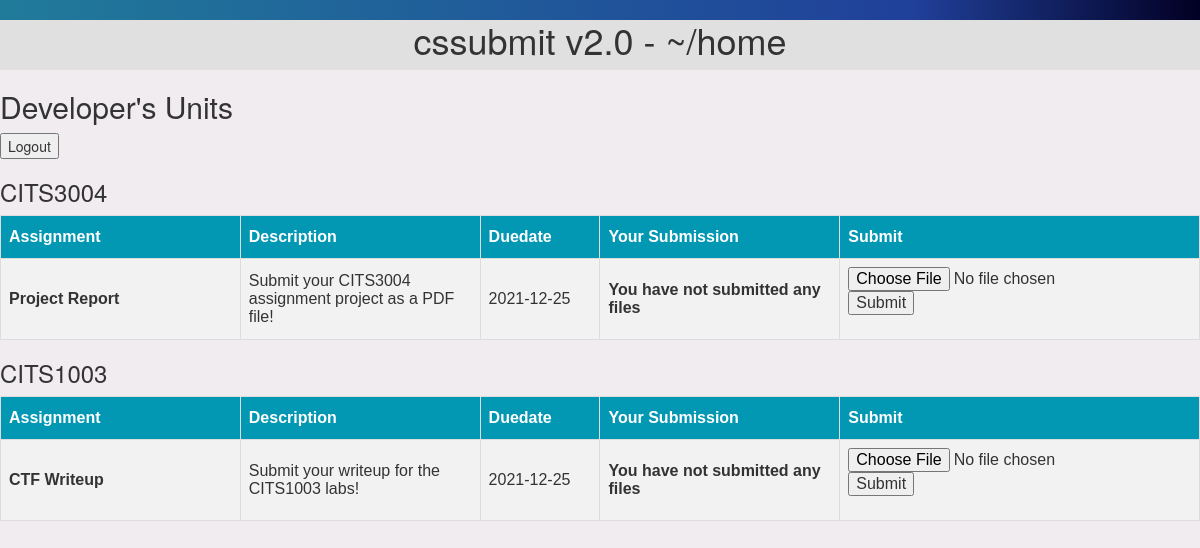
Page /home.php (signed in) on the committed database.
### tables this page shows
CREATE TABLE IF NOT EXISTS userunits (
  email VARCHAR(256),
  unit VARCHAR(256)
);

CREATE TABLE IF NOT EXISTS assignments (
  unit VARCHAR(256),
  assignment VARCHAR(256),
  description VARCHAR(256),
  duedate DATE
);

### src/home.php (the view, shortened to what this page needs)
<html>
  <head>
    <link rel="stylesheet" href="/assets/css/main.css" />
    <link rel="stylesheet" href="https://maxcdn.bootstrapcdn.com/bootstrap/3.4.1/css/bootstrap.min.css">
  </head>
  <body>
    <div id="outer">
      <h1>cssubmit v2.0 - ~/home</h1>
      <div id="inner">
        <?php
        echo "<h2>".$_SESSION["name"]."'s Units</h2>";
				echo "<form action='/logout.php'>";
				echo "<input type='submit' value='Logout'>";
				echo "</form>";
        $email = $_SESSION['email'];
        $conn = getDBConn();
        if ($conn->connect_error) {
          echo "<p><b>Failed to connect to backend!</b></p><br />";
        } else {
          $stmt = $conn->prepare("SELECT unit FROM userunits WHERE email = ?");
          $stmt->bind_param("s", $email);
          $stmt->execute();
          $units_result = $stmt->get_result();
          while($unit_row = $units_result->fetch_assoc()) {
            $unit = $unit_row['unit'];
            echo "<h3>".$unit."</h3>";
            echo "<table id='assignments'>";
            echo "<tr><th>Assignment</th><th>Description</th><th>Duedate</th><th>Your Submission</th><th>Submit</th></tr>";
            $assignment_stmt = $conn->prepare("SELECT assignment, description, duedate FROM assignments WHERE unit = ?");
            $assignment_stmt->bind_param("s", $unit);
            $assignment_stmt->execute();
            $assignments_result = $assignment_stmt->get_result();
            while($assignment_row = $assignments_result->fetch_assoc()) {
              $assignment = $assignment_row['assignment'];
              $description = $assignment_row['description'];
              $duedate = $assignment_row['duedate'];
              echo "<tr>";
              echo "<td width='20%'><b>".$assignment."</b></td>";
              echo "<td width='20%'>".$description."</td>";
              echo "<td width='10%'>".$duedate."</td>";
							$submission_stmt = $conn->prepare("SELECT uploadedfile FROM usersubmissions WHERE email = ? AND unit = ? AND assignment = ?");
							$submission_stmt->bind_param("sss", $email, $unit, $assignment);
							$submission_stmt->execute();
							$submission_stmt->bind_result($uploadedfile);
              if (!isset($uploadedfile)) {
                echo "<td width='20%'><b>You have not submitted any files</b></td>";
              } else {
                echo "<td width='20%'><a href='".$uploadedfile."'>View your submission</a></td>";
								unset($uploadedfile);
              }
              echo "<td width='30%'>";
              echo "<form action='/submit.php?unit=".$unit."&assignment=".$assignment."' method='post' enctype='multipart/form-data'>";
              echo "<input type='file' name='submission'>";
              echo "<input type='submit' name='Submit' value='Submit' placeholder='Submit'>";
              echo "</form>";
              echo "</td>";
            }
            echo "</table>";
          }
        }
        ?>
      </div>
    </div>
    <div id="particles-js"></div>
  </body>
</html>

### src/assets/css/main.css (style rules this page uses)
h1, h2, h3, h4, h5, h6, p { color: rgb(59, 59, 59); }
input { font-family: Consolas, monaco, monospace; color: rgb(59, 59, 59);; }
h1 { font-family: Consolas, monaco, monospace; font-size: 40px; font-style: normal; font-variant: normal; font-weight: 700; line-height: 26.4px; }
h3 { font-family: Consolas, monaco, monospace; font-size: 14px; font-style: normal; font-variant: normal; font-weight: 700; line-height: 15.4px; }
#particles-js { background-color: #20409a; background: linear-gradient(270deg, rgba(2,0,36,1) 0%, rgba(32,64,154,1) 24%, rgba(32,123,154,1) 100%); position: fixed; top: 0; width: 100vw; height: 100vh; left: 0; z-index: -1; }
#inner { display: table; margin: 0 auto; width: 100%; height: 90%; background: rgb(240,236,240); text-align: left; }
#outer { width:100%; background: rgba(224, 224, 224); text-align: center; }
#assignments { font-family: Arial, Helvetica, sans-serif; border-collapse: collapse; width: 100%; }
#assignments td, #assignments th { border: 1px solid #ddd; padding: 8px; }
#assignments tr:nth-child(even) { background-color: #f2f2f2; }
#assignments th { padding-top: 12px; padding-bottom: 12px; text-align: left; background-color: rgb(2,152,179); color: white; }

### rows in the picture
userunits: unit "CITS3004"
assignments: assignment "Project Report", description "Submit your CITS3004 assignment project as a PDF file!", duedate "2021-12-25"
userunits: unit "CITS1003"
assignments: assignment "CTF Writeup", description "Submit your writeup for the CITS1003 labs!", duedate "2021-12-25"

### other values in the picture
$_SESSION["name"] "Developer"
